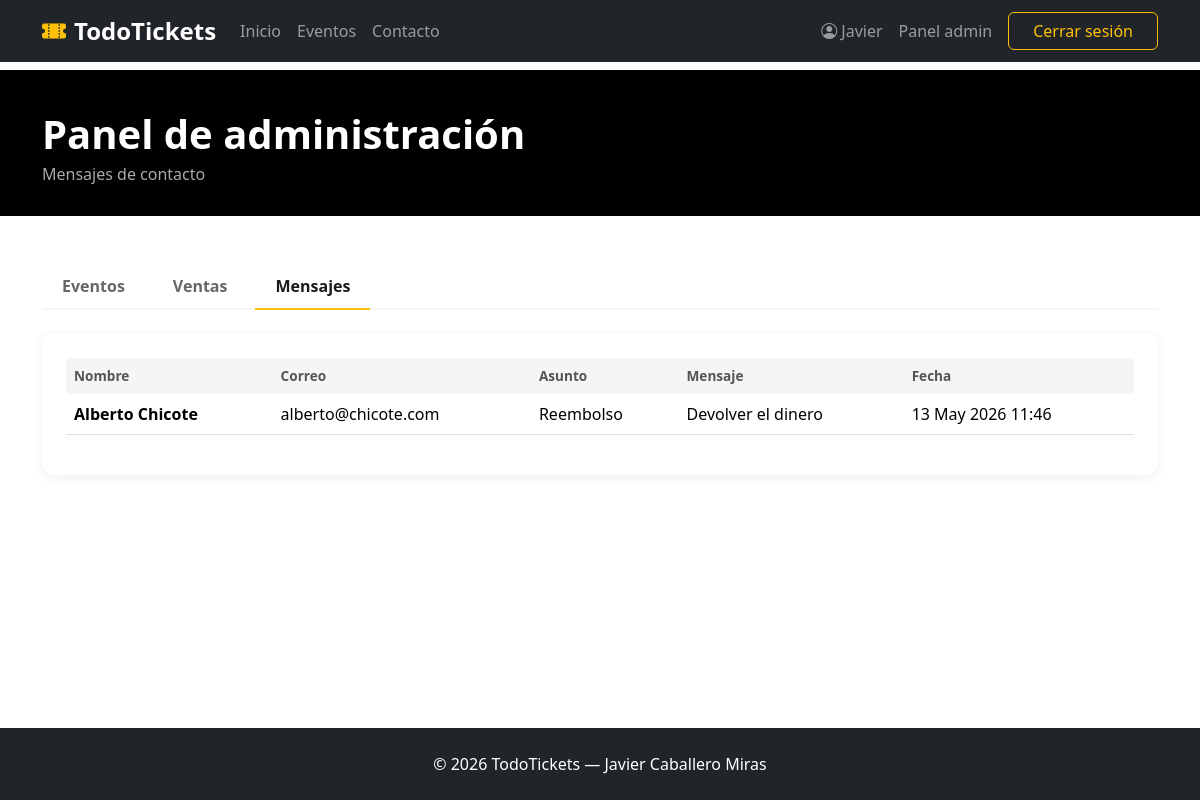
The page /admin/mensajes.php (signed in) on the database its author committed.
### tables this page shows
CREATE TABLE `mensajes` (
  `id` int(11) NOT NULL,
  `nombre` varchar(100) NOT NULL,
  `correo` varchar(150) NOT NULL,
  `asunto` varchar(100) NOT NULL,
  `mensaje` text NOT NULL,
  `fecha` datetime DEFAULT current_timestamp()
);

### admin/mensajes.php (the view, shortened to what this page needs)
<?php
include '../comun/db.php';
$consulta = $conexion->query("SELECT * FROM mensajes ORDER BY fecha DESC");
$mensajes = $consulta->fetch_all(MYSQLI_ASSOC);
?>
<!DOCTYPE html>
<html lang="es">
<head>
    <link href="https://cdn.jsdelivr.net/npm/bootstrap@5.3.3/dist/css/bootstrap.min.css" rel="stylesheet">
    <link href="https://cdn.jsdelivr.net/npm/bootstrap-icons@1.11.3/font/bootstrap-icons.min.css" rel="stylesheet">
    <link href="../media/css/estilos.css" rel="stylesheet">
    <link href="../media/css/admin.css" rel="stylesheet">
</head>
<body>
    <?php include '../comun/navbar.php'; ?>
    <main>
        <section class="cabecera-pagina">
            <div class="container">
                <h1 class="fw-bold mb-1">Panel de administración</h1>
                <p class="text-muted mb-0">Mensajes de contacto</p>
            </div>
        </section>
        <div class="container my-5">
            <div class="menu-admin mb-4">
                <a href="index.php" class="menu-admin-item">Eventos</a>
                <a href="ventas.php" class="menu-admin-item">Ventas</a>
                <a href="mensajes.php" class="menu-admin-item activo">Mensajes</a>
            </div>
            <div class="tarjeta-admin">
                <?php if (count($mensajes) === 0): ?>
                    <p class="text-muted">No hay mensajes todavía.</p>
                <?php else: ?>
                    <div class="table-responsive">
                        <table class="table table-hover align-middle">
                            <thead class="tabla-cabecera">
                                <tr>
                                    <th>Nombre</th>
                                    <th>Correo</th>
                                    <th>Asunto</th>
                                    <th>Mensaje</th>
                                    <th>Fecha</th>
                                </tr>
                            </thead>
                            <tbody>
                                <?php foreach ($mensajes as $mensaje): ?>
                                    <tr>
                                        <td class="fw-semibold"><?php echo $mensaje['nombre']; ?></td>
                                        <td><?php echo $mensaje['correo']; ?></td>
                                        <td><?php echo ucfirst($mensaje['asunto']); ?></td>
                                        <td><?php echo mb_strimwidth($mensaje['mensaje'], 0, 60, '...'); ?></td>
                                        <td><?php echo date('d M Y H:i', strtotime($mensaje['fecha'])); ?></td>
                                    </tr>
                                <?php endforeach; ?>
                            </tbody>
                        </table>
                    </div>
                <?php endif; ?>
            </div>
        </div>
    </main>
    <?php include '../comun/footer.php'; ?>
</body>
</html>

### media/css/estilos.css (style rules this page uses)
html, body { height: 100%; }
body { padding-top: 70px; min-height: 100vh; display: flex; flex-direction: column; }
main { flex: 1; margin-top: 0; }
.cabecera-pagina { background-color: black; color: white; padding: 40px 0 30px; }
.cabecera-pagina p { color: #aaa !important; }

### media/css/admin.css (style rules this page uses)
.menu-admin { display: flex; gap: 8px; border-bottom: 2px solid whitesmoke; padding-bottom: 0; }
.menu-admin-item { padding: 10px 20px; text-decoration: none; color: #666; font-weight: 600; border-bottom: 2px solid transparent; margin-bottom: -2px; transition: color 0.2s; }
.menu-admin-item.activo { color: #1a1a1a; border-bottom-color: #ffc107; }
.tarjeta-admin { background: white; border-radius: 12px; padding: 24px; box-shadow: 0 2px 12px rgba(0,0,0,0.07); }
.tabla-cabecera th { background: whitesmoke; font-weight: 700; font-size: 0.85rem; color: #555; border: none; }

### rows shown on the page
mensajes: nombre "Alberto Chicote", correo "alberto@chicote.com", asunto "Reembolso", mensaje "Devolver el dinero", fecha "13 May 2026 11:46"

### other values the page prints
$_SESSION['usuario_nombre'] "Javier"
